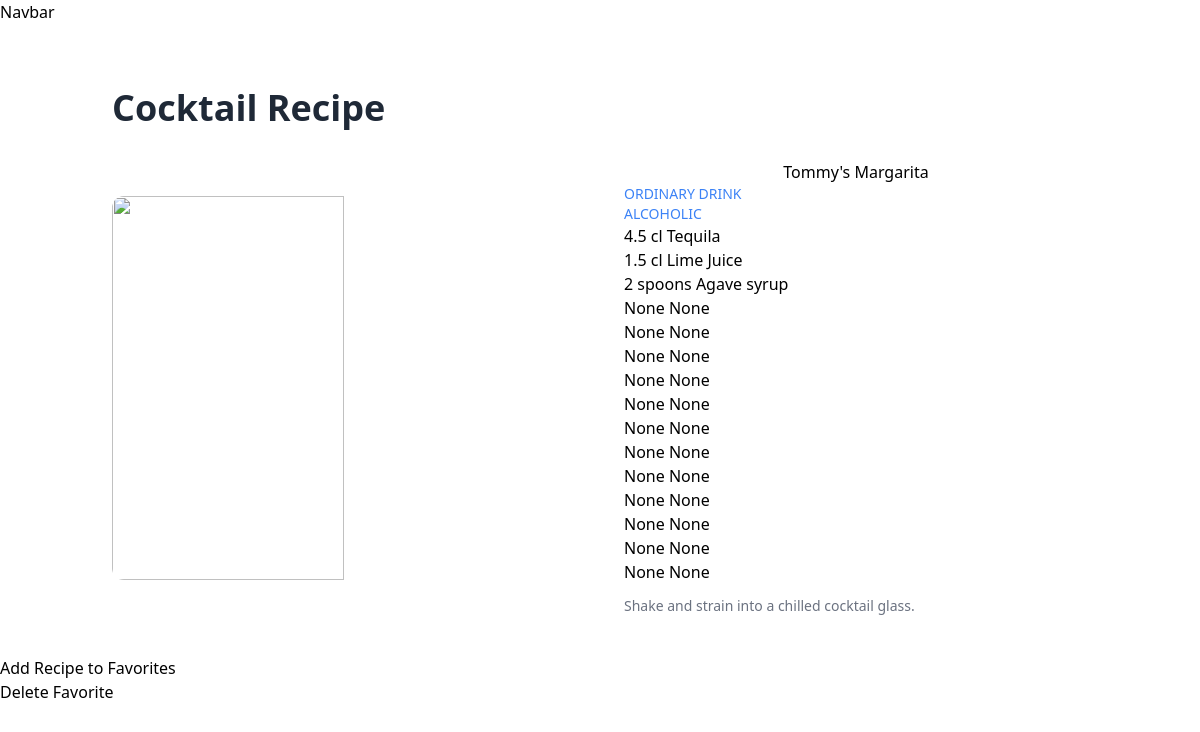
/get/cocktail/3, run on the app's committed database.
### cocktail/models.py (models this page shows, shortened)
class Cocktail(models.Model):
    image = models.ImageField(null=True, default=None, blank=True)
    cocktail_id = models.IntegerField(editable=False, unique = False, default = 1)
    drinkName = models.CharField(max_length = 200, default = "")
    instructions = models.TextField()
    ingredient1 = models.CharField(max_length = 200, default = "")
    ingredient2 = models.CharField(max_length = 200, default = "")
    ingredient3 = models.CharField(max_length = 200, default = "")
    category = models.CharField(max_length = 200, default = "")
    glass = models.CharField(max_length = 200, default = "")
    ingredient4 = models.CharField(max_length = 200, default = "", null = True)
    ingredient5  = models.CharField(max_length = 200, default = "", null = True)
    ingredient6 = models.CharField(max_length = 200, default = "", null = True)
    ingredient7 = models.CharField(max_length = 200, default = "", null = True)
    ingredient8  = models.CharField(max_length = 200, default = "", null = True)
    ingredient9  = models.CharField(max_length = 200, default = "", null = True)
    ingredient10  = models.CharField(max_length = 200, default = "None", null= True)
    ingredient11 = models.CharField(max_length = 200, null = True, default = "None")
    ingredient12  = models.CharField(max_length = 200, default = "None", null = True)
    ingredient13 = models.CharField(max_length = 200, default = "None", null = True)
    ingredient14 = models.CharField(max_length = 200, default = "None", null = True)
    ingredient15  = models.CharField(max_length = 200, default = "None", null = True)
    measure1  = models.CharField(max_length = 200, default = "None", null = True)
    measure2  = models.CharField(max_length = 200, default = "None", null = True)
    measure3  = models.CharField(max_length = 200, default = "None", null = True)
    measure4 = models.CharField(max_length = 200, default = "None", null = True)
    measure5 = models.CharField(max_length = 200, default = "None", null = True)
    measure6 = models.CharField(max_length = 200, default = "None", null = True)
    measure7 = models.CharField(max_length = 200, default = "None", null = True)
    measure8 = models.CharField(max_length = 200, default = "None", null = True)
    measure9 = models.CharField(max_length = 200, default = "None", null = True)
    measure10= models.CharField(max_length = 200, default = "None", null = True)
    measure11= models.CharField(max_length = 200, default = "None", null = True)
    measure12= models.CharField(max_length = 200, default = "None", null = True)
    measure13= models.CharField(max_length = 200, default = "None", null = True)
    measure14= models.CharField(max_length = 200, default = "None", null = True)
    measure15= models.CharField(max_length = 200, default = "None", null = True)
    alcoholic= models.CharField(max_length = 200, default = "None", null = True)
    class Meta:
        app_label = 'cocktail'

### cocktail/views.py (the view)
# urls.py: path(r'get/cocktail/<id>', views.detail, name='detail'),
def detail(request, id):
    instance = get_object_or_404(Cocktail, id = id)
    return render (
        request,
        template_name='detail.html',
        context = {'cocktail': instance}
    )

### setup/templates/detail.html (shortened to what this page needs)
<!DOCTYPE html>
<html>
    <head>
        <link rel="stylesheet" href="">
    </head>
    <body>
        {% include 'base.html'%}
        {% load static %}
        {% block content %}
        <section class="bg-white dark:bg-gray-900">
            <div class="container px-6 py-10 mx-auto">
                <h1 class="text-3xl font-semibold text-gray-800 capitalize lg:text-4xl dark:text-white">Cocktail Recipe</h1>
                <div class="mt-8 lg:-mx-6 lg:flex lg:items-center">
                    <img class="object-cover w-full lg:mx-6 lg:w-1/2 rounded-xl h-72 lg:h-96"  src="{{ field.image }}">
                    <div class="mt-6 lg:w-1/2 lg:mt-0 lg:mx-6 ">
                        <h3 class="card-title text-center ">{{ cocktail.drinkName }}</h3>
                        <p class="text-sm text-blue-500 uppercase">{{cocktail.category}}</p>
                        <p class="text-sm text-blue-500 uppercase">{{cocktail.alcoholic}}</p>
                        <ul>
                            <li>{{cocktail.measure1}} {{cocktail.ingredient1}}</li>
                            <li>{{cocktail.measure2}} {{cocktail.ingredient2}}</li>
                            <li>{{cocktail.measure3}} {{cocktail.ingredient3}}</li>
                            <li>{{cocktail.measure4}} {{cocktail.ingredient4}}</li>
                            <li>{{cocktail.measure5}} {{cocktail.ingredient5}}</li>
                            <li>{{cocktail.measure6}} {{cocktail.ingredient6}}</li>
                            <li>{{cocktail.measure7}} {{cocktail.ingredient7}}</li>
                            <li>{{cocktail.measure8}} {{cocktail.ingredient8}}</li>
                            <li>{{cocktail.measure9}} {{cocktail.ingredient9}}</li>
                            <li>{{cocktail.measure10}} {{cocktail.ingredient10}}</li>
                            <li>{{cocktail.measure11}} {{cocktail.ingredient11}}</li>
                            <li>{{cocktail.measure12}} {{cocktail.ingredient12}}</li>
                            <li>{{cocktail.measure13}} {{cocktail.ingredient13}}</li>
                            <li>{{cocktail.measure14}} {{cocktail.ingredient14}}</li>
                            <li>{{cocktail.measure15}} {{cocktail.ingredient15}}</li>
                        </ul>
                        <p class="mt-3 text-sm text-gray-500 dark:text-gray-300 md:text-sm">
                           {{cocktail.instructions}}
                        </p>
                    </div>
                </div>
            </div>
            <form method="POST" action="{% url 'favorite' cocktail.id %}">
                <input type="submit" value="Add Recipe to Favorites" />
            </form>
            <a href="{% url 'delete' cocktail.id %}">Delete Favorite</a>
        </section>
        {% endblock %}
    </body>
</html>

### data on the page
Cocktail: drinkName "Tommy's Margarita", category "ORDINARY DRINK", alcoholic "ALCOHOLIC", measure1 "4.5 cl", ingredient1 "Tequila", measure2 "1.5 cl", ingredient2 "Lime Juice", measure3 "2 spoons", ingredient3 "Agave syrup", measure4 "None", ingredient4 "None", measure5 "None", ingredient5 "None", measure6 "None", ingredient6 "None", measure7 "None", ingredient7 "None", measure8 "None", ingredient8 "None", measure9 "None", ingredient9 "None", measure10 "None", ingredient10 "None", measure11 "None", ingredient11 "None", measure12 "None", ingredient12 "None", measure13 "None", ingredient13 "None", measure14 "None", ingredient14 "None", measure15 "None", ingredient15 "None", instructions "Shake and strain into a chilled cocktail glass."
